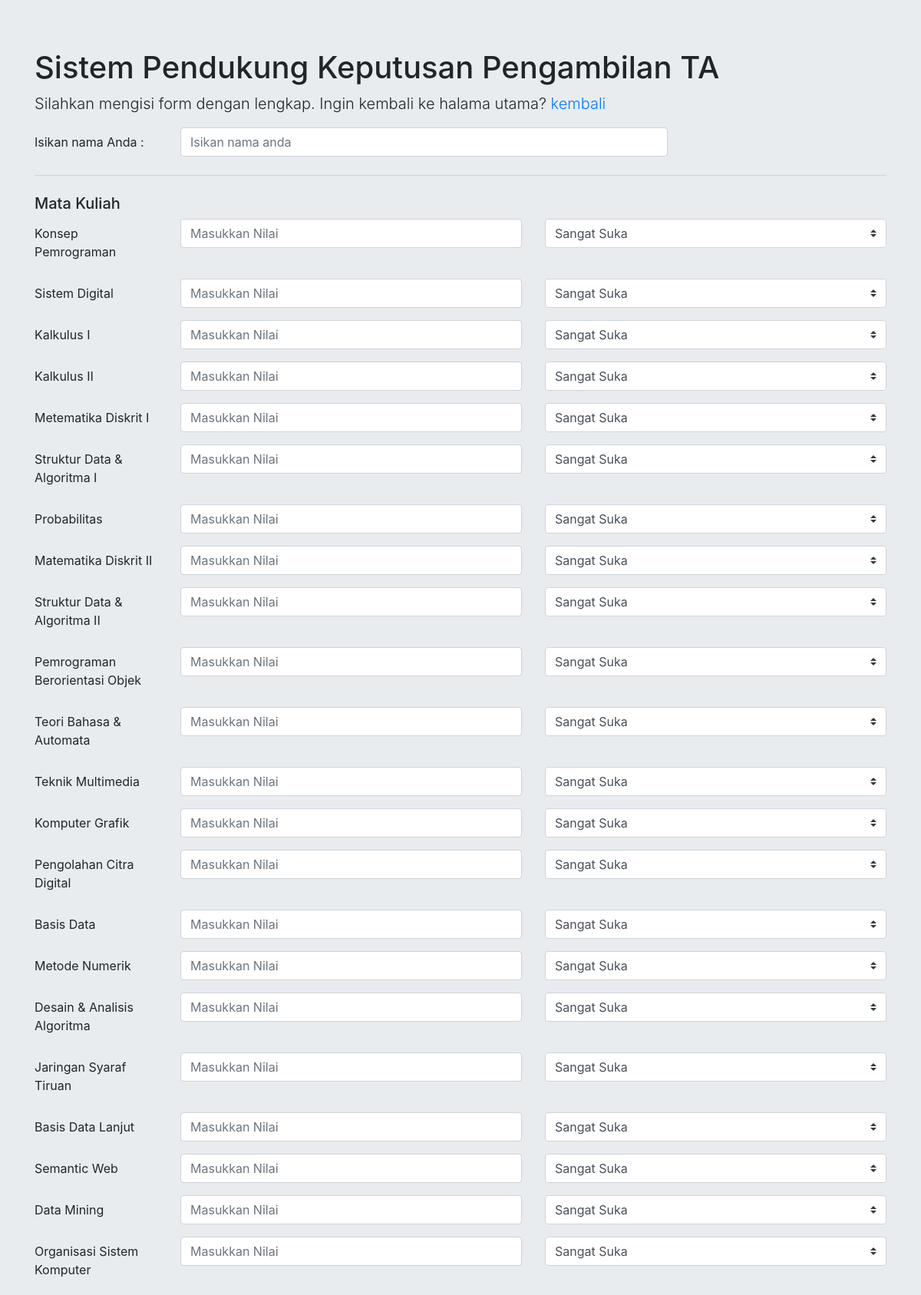
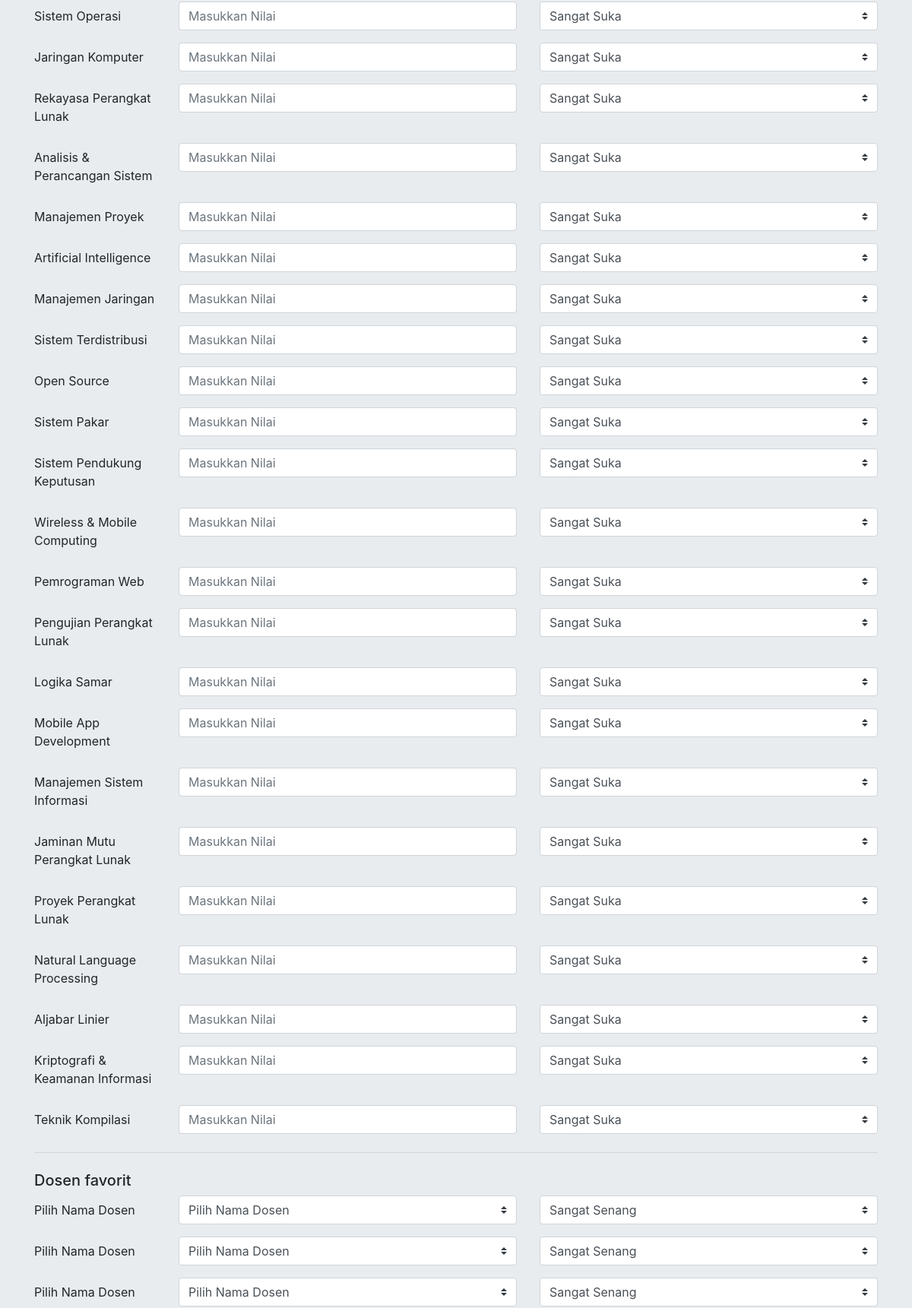
Screenshot of /main.php (upper part) with the database file from the repository (2 pictures, top to bottom).
### tables this page shows
CREATE TABLE `daftar_mk` (
  `id_mk` int(11) NOT NULL,
  `nama_mk` varchar(255) NOT NULL,
  `nama` varchar(255) NOT NULL
);

### functions.php (called while the page is built, shortened)
<?php
$conn = mysqli_connect("localhost","root","","dss");
function query($query){
	global $conn;
	$result = mysqli_query($conn,$query);
	$rows = [];
	while ($row = mysqli_fetch_assoc($result) ) {
		$rows[] = $row;
	}
	return $rows;
}
?>

### main.php (the view, shortened to what this page needs)
<?php
require 'functions.php';
$result_daftar_mk = query("SELECT * FROM daftar_mk");
$result_grup_tema = query("SELECT * FROM grup_tema");
?>
<!DOCTYPE html>
<html>
<head>
	<link rel="stylesheet" href="https://stackpath.bootstrapcdn.com/bootstrap/4.3.1/css/bootstrap.min.css">
</head>
<body>
	<?php if (isset($_POST["submit"])) : ?>
		<div class="jumbotron">
			<div class="container">
				<p class="lead">Berikut adalah hasil Kalklulasi berdasarkan data anda</p>
				<table class="table table-striped">
					<thead>
						<tr>
							<th scope="col">No</th>
							<th scope="col">Bidang Tema</th>
							<th scope="col">Nilai</th>
						</tr>
					</thead>
					<tbody>
						<?php $no = 0; ?>
						<?php foreach ($result_grup_tema as $row) : ?>
							<tr>
								<td><?= $no+1 ?></td>
								<td><?=$row["nama_grup"] ?></td>
								<td><?= ($final_result[$no]/$sum_final_res)*100 ?> %</td>
								<?php $no++; ?>
							</tr>
						<?php endforeach ?>
					</tbody>
				</table>
				<p class="lead">Nilai yang dihasilkan menunjukkan tingkat kesesuaian anda terhadap bidang tema tersebut.</p>
				<hr class="my-4">
				<a class="btn btn-primary btn-lg" href="index.php" role="button">Kembali ke Halaman Awal!</a>
			</div>
		</div>
		<?php else : ?>
			<div class="jumbotron jumbotron-fluid">
				<div class="container">
					<h1 class="display-6">Sistem Pendukung Keputusan Pengambilan TA</h1>
					<p class="lead">Silahkan mengisi form dengan lengkap. Ingin kembali ke halama utama? <a href="index.php">kembali</a></p>
					<form action="" method="post">
						<div class="form-group row">
							<label for="nama" class="col-sm-2 col-form-label">Isikan nama Anda : </label>
							<div class="col-sm-7">
								<input type="text" class="form-control" name="nama" id="nama" placeholder="Isikan nama anda">
							</div>
						</div>
						<hr class="my-4">
						<h5 class="display-8">Mata Kuliah</h5>
						<?php foreach ($result_daftar_mk as $row)  : ?>
							<?php $name_nilai = "nilai_".$row["nama"]; $suka_nilai = "suka_".$row["nama"]; ?>
							<div class="form-group row">
								<label for="konsep_pemrograman" class="col-sm-2 col-form-label"><?=$row["nama_mk"] ?></label>
								<div class="col-sm-5">
									<input type="text" class="form-control" name=<?=$name_nilai ?> id="konsep_pemrograman" placeholder="Masukkan Nilai">
								</div>
								<div class="col-sm-5">
									<select class="custom-select mr-sm-2" name=<?=$suka_nilai ?> id="suka_konsep_pemrograman">
										<option value="4">Sangat Suka</option>
									</select>
								</div>
							</div>
						<?php endforeach ?>
						<hr class="my-4">
						<h5 class="display-8">Dosen favorit</h5>
						<?php for ($i=0; $i <4 ; $i++) : ?>
							<?php $dosen_fav = "dosen_fav".$i; $nilai_dosen_fav = "nilai_dosen_fav".$i; ?>
							<div class="form-group row">
								<label for="konsep_pemrograman" class="col-sm-2 col-form-label">Pilih Nama Dosen</label>
								<div class="col-sm-5">
									<select class="custom-select mr-sm-2" name=<?=$dosen_fav ?> id="dosen_fav1">
										<option selected value="00">Pilih Nama Dosen</option>
									</select>
								</div>
								<div class="col-sm-5">
									<select class="custom-select mr-sm-2" name=<?=$nilai_dosen_fav ?> id="nilai_dosen_fav1">
										<option value="3">Sangat Senang</option>
									</select>
								</div>
							</div>
						<?php endfor ?>
					</form>
				</div>
			</div>
		<?php endif ?>
	</body>
	</html>

### rows the page displays
daftar_mk: nama_mk "Konsep Pemrograman", suka_konsep_pemrograman "Sangat Suka"
daftar_mk: nama_mk "Sistem Digital", nama "Sangat Suka"
daftar_mk: nama_mk "Kalkulus I", nama "Sangat Suka"
daftar_mk: nama_mk "Kalkulus II", nama "Sangat Suka"
daftar_mk: nama_mk "Metematika Diskrit I", nama "Sangat Suka"
daftar_mk: nama_mk "Struktur Data & Algoritma I", nama "Sangat Suka"
daftar_mk: nama_mk "Probabilitas", nama "Sangat Suka"
daftar_mk: nama_mk "Matematika Diskrit II", nama "Sangat Suka"
daftar_mk: nama_mk "Struktur Data & Algoritma II", nama "Sangat Suka"
daftar_mk: nama_mk "Pemrograman Berorientasi Objek", nama "Sangat Suka"
daftar_mk: nama_mk "Teori Bahasa & Automata", nama "Sangat Suka"
daftar_mk: nama_mk "Teknik Multimedia", nama "Sangat Suka"
daftar_mk: nama_mk "Komputer Grafik", nama "Sangat Suka"
daftar_mk: nama_mk "Pengolahan Citra Digital", nama "Sangat Suka"
daftar_mk: nama_mk "Basis Data", nama "Sangat Suka"
daftar_mk: nama_mk "Metode Numerik", nama "Sangat Suka"
daftar_mk: nama_mk "Desain & Analisis Algoritma", nama "Sangat Suka"
daftar_mk: nama_mk "Jaringan Syaraf Tiruan", nama "Sangat Suka"
daftar_mk: nama_mk "Basis Data Lanjut", nama "Sangat Suka"
daftar_mk: nama_mk "Semantic Web", nama "Sangat Suka"
daftar_mk: nama_mk "Data Mining", nama "Sangat Suka"
daftar_mk: nama_mk "Organisasi Sistem Komputer", nama "Sangat Suka"
daftar_mk: nama_mk "Sistem Operasi", nama "Sangat Suka"
daftar_mk: nama_mk "Jaringan Komputer", nama "Sangat Suka"
daftar_mk: nama_mk "Rekayasa Perangkat Lunak", nama "Sangat Suka"
daftar_mk: nama_mk "Analisis & Perancangan Sistem", nama "Sangat Suka"
daftar_mk: nama_mk "Manajemen Proyek", nama "Sangat Suka"
daftar_mk: nama_mk "Artificial Intelligence", nama "Sangat Suka"
daftar_mk: nama_mk "Manajemen Jaringan", nama "Sangat Suka"
daftar_mk: nama_mk "Sistem Terdistribusi", nama "Sangat Suka"
daftar_mk: nama_mk "Open Source", nama "Sangat Suka"
daftar_mk: nama_mk "Sistem Pakar", nama "Sangat Suka"
daftar_mk: nama_mk "Sistem Pendukung Keputusan", nama "Sangat Suka"
daftar_mk: nama_mk "Wireless & Mobile Computing", nama "Sangat Suka"
daftar_mk: nama_mk "Pemrograman Web", nama "Sangat Suka"
daftar_mk: nama_mk "Pengujian Perangkat Lunak", nama "Sangat Suka"
daftar_mk: nama_mk "Logika Samar", nama "Sangat Suka"
daftar_mk: nama_mk "Mobile App Development", nama "Sangat Suka"
daftar_mk: nama_mk "Manajemen Sistem Informasi", nama "Sangat Suka"
daftar_mk: nama_mk "Jaminan Mutu Perangkat Lunak", nama "Sangat Suka"
daftar_mk: nama_mk "Proyek Perangkat Lunak", nama "Sangat Suka"
daftar_mk: nama_mk "Natural Language Processing", nama "Sangat Suka"
daftar_mk: nama_mk "Aljabar Linier", nama "Sangat Suka"
daftar_mk: nama_mk "Kriptografi & Keamanan Informasi", nama "Sangat Suka"
daftar_mk: nama_mk "Teknik Kompilasi", nama "Sangat Suka"
